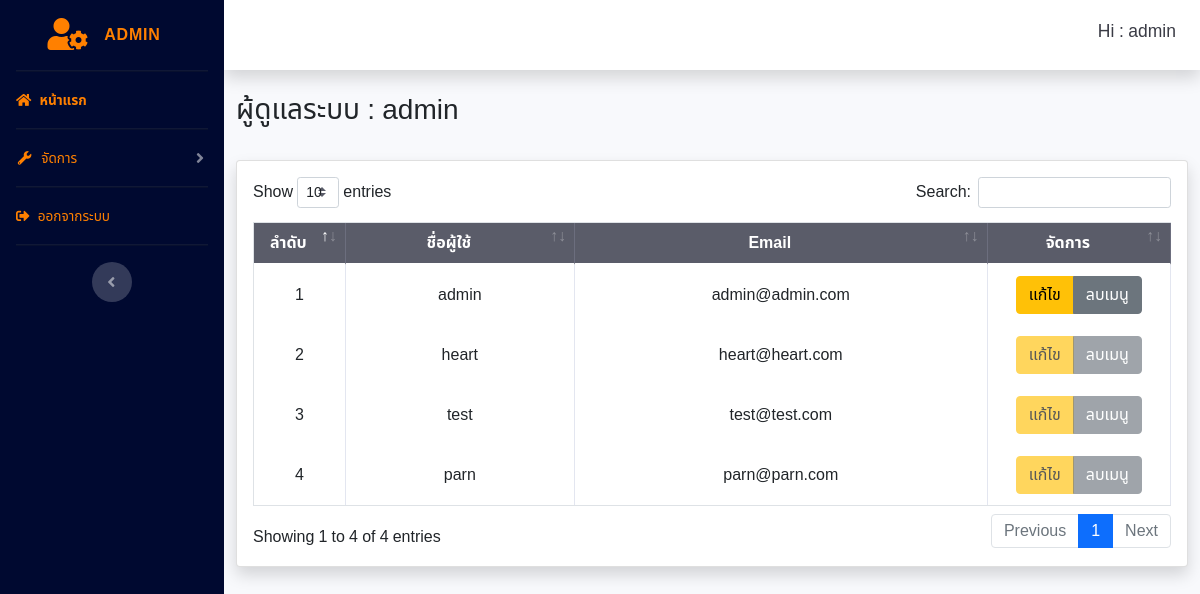
/admin.php (signed in), run on an earlier commit of the app's database.
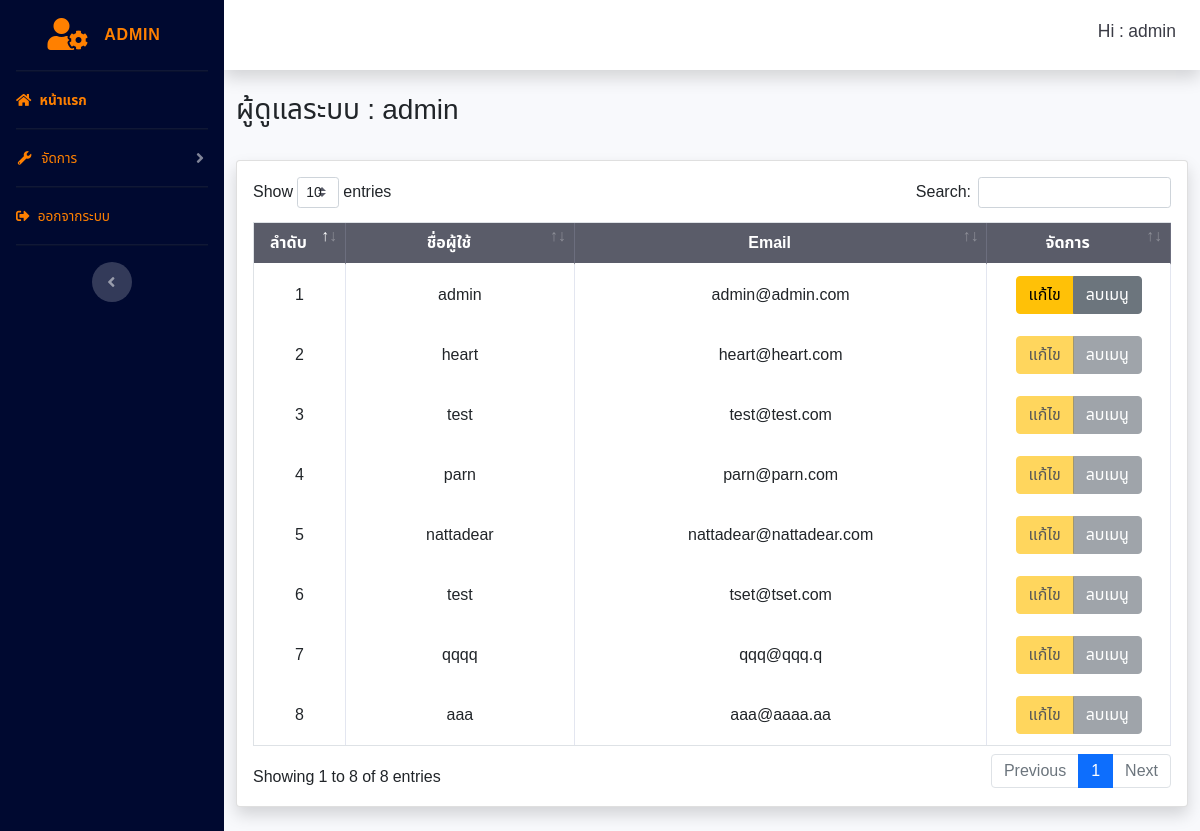
And on a later commit of the database.
### tables this page shows
CREATE TABLE `nf_admin` (
  `id` int(11) NOT NULL,
  `username` varchar(100) NOT NULL,
  `password` varchar(100) NOT NULL,
  `email` varchar(100) NOT NULL
);

### admin_page/view/home_admin.php (the view, shortened to what this page needs)
<div class="container-fluid">
<div class="row">
    <div class="col-6">
        <h1 class="h3 mb-2 text-gray">ผู้ดูแลระบบ : <?php echo $data['username'] ?></h1>
    </div>
</div>
<br>
<div class="card shadow mb-4">
    <div class="card-body">
        <div class="table-responsive">
            <table class="table table-hover table-bordered" id="dataTable" width="100%" cellspacing="0">
                <thead class="thead-dark">
                    <tr style="text-align: center;">
                        <th width="10%">ลำดับ</th>
                        <th width="25%">ชื่อผู้ใช้</th>
                        <th width="45%">Email</th>
                        <th width="20%">จัดการ</th>
                    </tr>
                </thead>
                <tbody>
                    <?php
                        $row = 1;
                        $admin = $db->prepare('SELECT * from nf_admin');
                        $admin->execute();
                        while ($datas = $admin->fetch(PDO::FETCH_ASSOC)){
                    ?>
                            <tr height="60px" style="text-align: center;">
                                <td class="align-middle"><?php echo $row; ?></td>
                                <td class="align-middle"><?php echo $datas["username"]; ?></td>
                                <td class="align-middle"><?php echo $datas["email"]; ?></td>
                                <td class="align-middle">
                                    <div class="btn-group" role="group">
                                        <?php if($id === $datas['id']) { ?>
                                            <a href="edit_admin.php?update_id=<?php echo $id; ?>" class="btn btn-warning">แก้ไข</a>
                                            <button type="button" class="btn btn-secondary" data-toggle="modal" data-target="#myModal">ลบเมนู</button>
                                        <?php } else { ?>
                                            <button type="button" class="btn btn-warning" disabled>แก้ไข</button>
                                            <button type="button" class="btn btn-secondary" disabled>ลบเมนู</button>
                                        <?php } ?>
                                    </div>
                                </td>
                            </tr>
                    <?php
                        $row++;
                        }
                    ?>
                </tbody>
            </table>
        </div>
    </div>
</div>
</div>

### template_admin/topbar_template.php (shortened to what this page needs)
<?php
    include_once('./admin_page/model/connection.php');
    $id = $_SESSION['admin_login'];
    $select_stmt = $db->prepare("SELECT * FROM nf_admin WHERE id = :uid");
    $select_stmt->execute(array(':uid' => $id));
    $data = $select_stmt->fetch(PDO::FETCH_ASSOC);
    if (isset($_SESSION['admin_login'])) {
?>
<div id="content-wrapper" class="d-flex flex-column">
    <div id="content">
        <nav class="navbar navbar-expand navbar-light bg-white topbar mb-4 static-top shadow">
            <ul class="navbar-nav ml-auto">
                <li class="nav-item dropdown no-arrow">
                        <h5><span class="mr-2 d-none d-lg-inline text-gray-900 small">Hi : <?php echo $data['username']; } ?></span></h5>
                </li>
            </ul>
        </nav>

What changed in the data, as far as the page shows it:
added nf_admin: username "nattadear", email "nattadear@nattadear.com", shows "แก้ไข"
added nf_admin: username "test", email "tset@tset.com", shows "แก้ไข"
added nf_admin: username "qqqq", email "qqq@qqq.q", shows "แก้ไข"
added nf_admin: username "aaa", email "aaa@aaaa.aa", shows "แก้ไข"
Also different on the page:
text written by a page script: "Show entries Search: Showing 1 to 4 of 4 entries Previous 1 Next" → "Show entries Search: Showing 1 to 8 of 8 entries Previous 1 Next"
